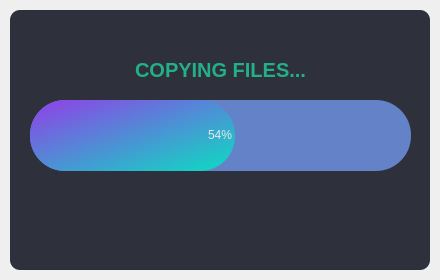
<?xml version="1.0" encoding="UTF-8"?>
<ui version="4.0">
 <class>MainWindow</class>
 <widget class="QMainWindow" name="MainWindow">
  <property name="geometry">
   <rect>
    <x>0</x>
    <y>0</y>
    <width>440</width>
    <height>280</height>
   </rect>
  </property>
  <property name="sizePolicy">
   <sizepolicy hsizetype="Fixed" vsizetype="Fixed">
    <horstretch>0</horstretch>
    <verstretch>0</verstretch>
   </sizepolicy>
  </property>
  <property name="minimumSize">
   <size>
    <width>440</width>
    <height>280</height>
   </size>
  </property>
  <property name="maximumSize">
   <size>
    <width>440</width>
    <height>280</height>
   </size>
  </property>
  <property name="windowTitle">
   <string>AlphaCopy</string>
  </property>
  <widget class="QWidget" name="progressBarWdg">
   <widget class="QFrame" name="darkBG">
    <property name="geometry">
     <rect>
      <x>10</x>
      <y>10</y>
      <width>420</width>
      <height>260</height>
     </rect>
    </property>
    <property name="styleSheet">
     <string notr="true">QFrame{
	background-color: rgb(46, 48, 59);
	color:rgb(220, 220, 220);
	border-radius: 10px;
}</string>
    </property>
    <property name="frameShape">
     <enum>QFrame::StyledPanel</enum>
    </property>
    <property name="frameShadow">
     <enum>QFrame::Raised</enum>
    </property>
    <widget class="QProgressBar" name="copyProgrB">
     <property name="geometry">
      <rect>
       <x>20</x>
       <y>90</y>
       <width>381</width>
       <height>71</height>
      </rect>
     </property>
     <property name="styleSheet">
      <string notr="true">QProgressBar {
	background-color: rgb(100, 130, 200);
	color: rgb(230, 230, 230);
	border-style: none;
	border-radius: 35px;
	text-align: center;
}
QProgressBar::chunk{
	border-radius: 35px;
	background-color: qlineargradient(spread:pad, x1:0, y1:0, x2:1, y2:1, stop:0 rgba(0, 0, 0, 255), stop:0.0138249 rgba(0, 0, 0, 255), stop:0.0184332 rgba(143, 66, 231, 255), stop:0.976959 rgba(14, 218, 195, 255), stop:1 rgba(255, 255, 255, 255));
}</string>
     </property>
     <property name="minimum">
      <number>0</number>
     </property>
     <property name="value">
      <number>54</number>
     </property>
    </widget>
    <widget class="QLabel" name="copyingFileLb">
     <property name="geometry">
      <rect>
       <x>10</x>
       <y>40</y>
       <width>401</width>
       <height>41</height>
      </rect>
     </property>
     <property name="font">
      <font>
       <pointsize>15</pointsize>
      </font>
     </property>
     <property name="styleSheet">
      <string notr="true">color: rgb(35, 175, 136);</string>
     </property>
     <property name="text">
      <string>&lt;strong&gt;COPYING FILES...</string>
     </property>
     <property name="alignment">
      <set>Qt::AlignCenter</set>
     </property>
    </widget>
   </widget>
  </widget>
 </widget>
 <resources/>
 <connections/>
</ui>
